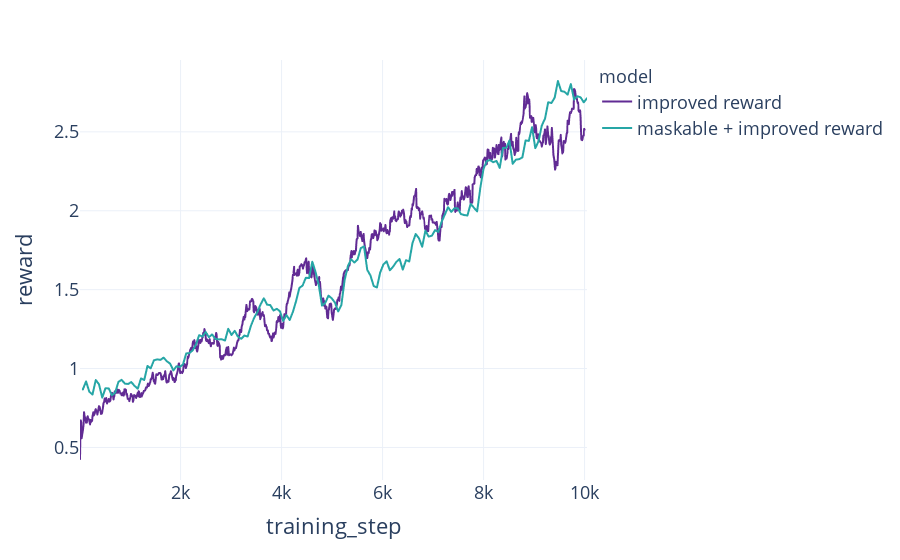

The code cell stored with this chart in its notebook:
### Code cell
comparison_maskable = pl.concat(
    [
        improved_reward_training_reward.with_columns(model=pl.lit("improved reward")),
        maskable_training_reward.with_columns(
            model=pl.lit("maskable + improved reward")
        ),
    ]
)

fig = px.line(
    comparison_maskable,
    x="Step",
    y="Value",
    color="model",
    template=THEME,
    labels={
        "Step": "training_step",
        "Value": "reward",
    },
)

fig.update_xaxes({"title": {"font": {"size": 22}}, "tickfont": {"size": 18}})
fig.update_yaxes({"title": {"font": {"size": 22}}, "tickfont": {"size": 18}})
fig.update_layout(legend_title_font_size=18, font_size=18)

fig.for_each_trace(
    lambda trace: trace.update(
        line_color="#26a6a6"
        if trace.name == "maskable + improved reward"
        else "#612b94"
    ),
)

### Figure 1 — Plotly figure (JSON) as saved in the notebook; plotly's stock layout.template omitted (floating-point values rounded to 4 significant figures; data arrays with more than 128 entries replaced by an {"elided": "..."} marker saying what was removed)
{"data": [{"hovertemplate": "model=improved reward<br>training_step=%{x}<br>reward=%{y}<extra></extra>", "legendgroup": "improved reward", "line": {"color": "#612b94", "dash": "solid"}, "marker": {"symbol": "circle"}, "mode": "lines", "name": "improved reward", "showlegend": true, "type": "scattergl", "x": {"elided": "1000 int values"}, "xaxis": "x", "y": {"elided": "1000 float values"}, "yaxis": "y"}, {"hovertemplate": "model=maskable + improved reward<br>training_step=%{x}<br>reward=%{y}<extra></extra>", "legendgroup": "maskable + improved reward", "line": {"color": "#26a6a6", "dash": "solid"}, "marker": {"symbol": "circle"}, "mode": "lines", "name": "maskable + improved reward", "showlegend": true, "type": "scattergl", "x": {"elided": "157 int values"}, "xaxis": "x", "y": {"elided": "157 float values"}, "yaxis": "y"}], "layout": {"font": {"size": 18}, "legend": {"title": {"font": {"size": 18}, "text": "model"}, "tracegroupgap": 0}, "margin": {"t": 60}, "xaxis": {"anchor": "y", "domain": [0, 1], "tickfont": {"size": 18}, "title": {"font": {"size": 22}, "text": "training_step"}}, "yaxis": {"anchor": "x", "domain": [0, 1], "tickfont": {"size": 18}, "title": {"font": {"size": 22}, "text": "reward"}}}}
